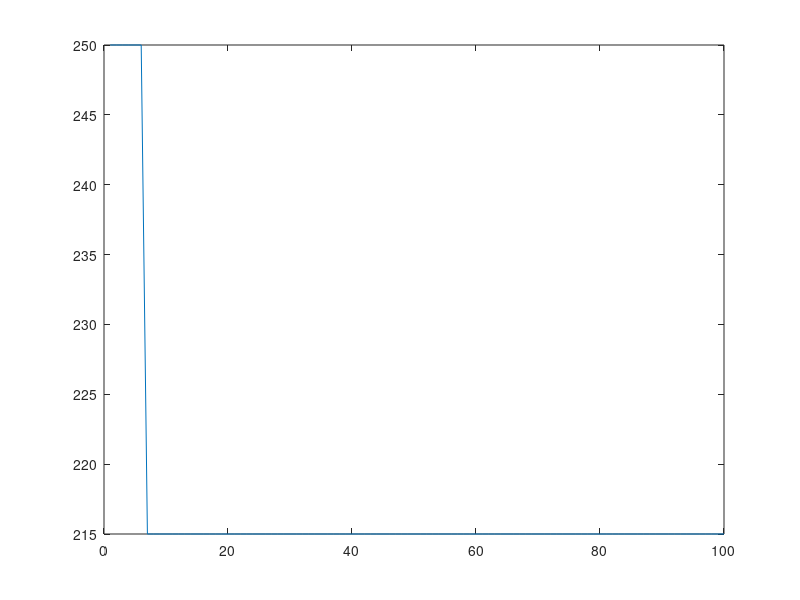

The MATLAB script that drew this image:
%Aim: 本程序用于计算最短路径，采用遗传算法进行实行
%Authors: Tang Jie & Guo Liping
clear
%车站与各作业点之间的走行时间的录入：
C=[0 42 28 35 30 25 20 22 25;
  42 0 16 27 31 52 48 55 68;
  28 16 0 19 24 45 37 56 44;
  35 27 19 0 43 38 19 50 55;
  30 31 24 43 0 36 26 44 51;
  25 52 45 38 36 0 18 30 39;
  20 48 37 19 26 18 0 27 33;
  22 55 56 50 44 30 27 0 21;
  25 68 44 55 51 39 33 21 0];
%当有n个点时的去送车方案
n=8;%n为作业点个数
p=50;%p为产生个体数
T=100;%T为进化代数
for i=1:n
  W(i)=i;%将作业地点看作1-n的序号，生成编码串W
end
for i=1:p%编码过程：每访问完一个作业地点，就从数组中去除
    for j=1:n
        s(i,j)=round(rand(1,1)*(n-j))+1; %矩阵s为随机生成的初始群体矩阵
    end
end
for k=1:T
    %解码过程：
    for i=1:p
        w=W;%为了不改变编码串将其复制为w，用w进行操作
        for j=1:n
            t(i,j)=w(s(i,j));%将每个个体解码
            w(s(i,j))=[];%每次删除翻译出的地点
        end
    end
    %各个方案下的时间花费：
    for i=1:p   %各个方案下的时间花费
        for j=1:n-1
             a(i)=C(1,t(i)+1);%原点到第一个点的时间
             b(i)=C(t(i,j+1)+1,1);%最后一点到原点的时间
             c(j)=C(t(i,j)+1,t(i,j+1)+1);%由方案矩阵与时间矩阵连接起来
             AA(i,1)=a(i)+sum(c)+b(i);%各个方案对应的时间存入AA矩阵
        end
    end
    %对个方案进行升序排列并存入矩阵A的第一列
    [A1,A2]=sort(AA);%A1为排序后结果，A2为在原矩阵的位置
    A(:,1)=A1;%A矩阵的第一列为排序后的目标值
    O(k,1)=A(1,1);%矩阵0为每代的最优目标值
    for i=1:p
        ss(i,:)=s(A2(i),:);%ss为初始矩阵按照目标值由小到大排列后的结果
    end
    %计算各方案适应度,并存入矩阵A的第二列中
    for i=1:p
        A(i,2)=410-A(i,1);
    end
    %各方案的概率存入A的第三列
    for i=1:p
        A(i,3)=A(i,2)/sum(A(:,2));
    end
    %求累计概率并存入矩阵A的第四列中
    A(1,4)=A(1,3);
    for i=2:p
        A(i,4)=A(i-1,4)+A(i,3);
    end
    %模拟赌盘操作来确定各个个体被选中的次数，并存入矩阵A的第五列
    A(1,5)=1;%保留该代中的最优个体
    A(2:p,5)=0;%将2-p行初始化为0
    for i=2:p
        d=rand(1,1);%产生0-1之间的随机数
        if d>A(1,4)
           for j=1:p-1
               if d>A(j,4)&&d<=A(j+1,4)
                  A(j+1,5)=A(j+1,5)+1;
               end
           end
        else A(1,5)=A(1,5)+1;
        end
    end
    %选择结果存入s1矩阵中
    s1=[];
    f=0;
    for i=1:p
        e=A(i,5);
        if e~=0
           for j=f+1:f+e
               s1(j,:)=ss(i,:);
           end
           f=f+e;
        end
    end
    %交叉过程-加入交叉概率pc
    %通过将产生的随机数与交叉概率进行比较来标记存入g，若大于pc，记为0，否则记为1，即要进行交叉
    pc=0.45; N=0;s11=[];s12=[];s13=[];
    g(1,1)=0;%保护最优个体
    s11(1,:)=s1(1,:);%s11矩阵中为不需要交叉的个体
    while N==0 %说明无配对现象，为了避免这种现象，重新选择交叉个体
          for i=2:p
              if rand(1,1)<=pc
                 g(i,1)=0;
                 s11(i,:)=s1(i,:);%将不需要交叉的个体存入s11中
              else
                 g(i,1)=1;
                 N=N+1;
                 s12(N,:)=s1(i,:);%将需要交叉的个体存入s12中，并且N为交叉个体数
                 NN=i;%NN为最后一个需要交叉个体s1中的位置，以便舍弃的时候放回原位置
              end
          end
          gg=g;
          if mod(N,2)~=0%判断是否出现奇数个个体
             s11(NN,:)=s12(N,:);%如果为奇数，将舍弃一个个体,并放回原位置
             gg(NN,1)=0;%gg为实际交叉情况
             N=N-1;%N为实际进行交叉的个体数
          end
    end
    B=reshape(randperm(N),N/2,2);%矩阵B为配对情况
    B(:,3)=round(rand(N/2,1)*(n-1))+1;%矩阵B的第三列为交叉点位置
    for i=(1:N/2)
        for j=1:2
            S(j,:)=s12(B(i,j),:);%从s12矩阵中读出2配对个体的串
        end
        S1=S(1,:);%将第一个串定义为S1
        S2=S(2,:);%将第二个串定义为S2
        x=[S1(1:B(i,3)) S2((B(i,3)+1):n)];%x为S1交叉后的新个体
        y=[S2(1:B(i,3)) S1((B(i,3)+1):n)];%y为S2交叉后的新个体
        s13(2*i-1,:)=x;%将交叉产生的新个体存入s13中
        s13(2*i,:)=y;
    end
    %交叉结果进行整理存入s2矩阵中
    s2=s11;%先存入没有交叉的个体
    J=0;
    for i=1:p
        if gg(i,:)==1
           J=J+1;
           s2(i,:)=s13(J,:);
        end
    end
    %变异过程
    pm=0.2; N=0;s21=[];s22=[];s23=[];
    h(1,1)=0;%保护最优个体
    s21(1,:)=s2(1,:);%s21矩阵中为不需要变异的个体
    for i=2:p
        if rand(1,1)<=pm
           h(i,1)=0;%不变异
           s21(i,:)=s2(i,:);%将不需要变异的个体存入s21中
        else
           h(i,1)=1;
           N=N+1;
           s22(N,:)=s2(i,:);%将需要变异的个体存入s22中，并且N为变异个体数
        end
    end  
    D=round(rand(N,1)*(n-1))+1;%矩阵D为变异点位置
    s23=s22;%防止将s22矩阵覆盖，用s23矩阵操作，最终形成s23矩阵表示变异产生的新个体
    for i=1:N
        for j=D(i):n
             s23(i,j)=round(rand(1,1)*(n-j))+1;%从变异点处开始开始重新编码形成新矩阵s22
        end
    end
    %变异结果进行整理存入s3矩阵中
    s3=s21;JJ=0;
    for i=1:p
        if h(i,:)==1
           JJ=JJ+1;
           s3(i,:)=s23(JJ,:);
        end
    end
    s=s3;%将子代群体赋值给s矩阵
end
fprintf('最优解为:%i\n',A(1,1))
fprintf('最优方案为：%s\n',num2str(t(A2(1,1),:)))
plot(O)
